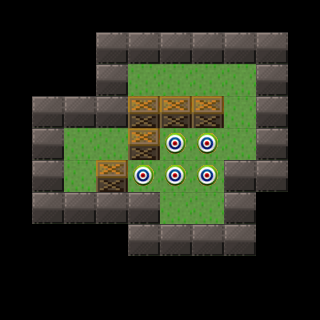

This is a level from a 2D game, rendered from its Tiled map with the project's own tilesets. A one-line summary and the complete map file follow:
An orthogonal 10x10 tile map with 32x32 px tiles, 1 tile layer (图块层 1), 4 tilesets.

<map version="1.10" tiledversion="1.12.2" orientation="orthogonal" renderorder="right-down" width="10" height="10" tilewidth="32" tileheight="32" infinite="0" nextlayerid="2" nextobjectid="1">
 <tileset firstgid="1" name="grass" tilewidth="32" tileheight="32" tilecount="1" columns="1">
  <image source="grass.png" width="32" height="32" />
 </tileset>
 <tileset firstgid="2" name="wall" tilewidth="32" tileheight="32" tilecount="1" columns="1">
  <image source="wall.png" width="32" height="32" />
 </tileset>
 <tileset firstgid="3" name="target" tilewidth="32" tileheight="32" tilecount="1" columns="1">
  <image source="target.png" width="32" height="32" />
 </tileset>
 <tileset firstgid="4" name="box" tilewidth="32" tileheight="32" tilecount="1" columns="1">
  <image source="box.png" width="32" height="32" />
 </tileset>
 <layer id="1" name="图块层 1" width="10" height="10">
  <data encoding="csv">
0,0,0,0,0,0,0,0,0,0,
0,0,0,2,2,2,2,2,2,0,
0,0,0,2,1,1,1,1,2,0,
0,2,2,2,4,4,4,1,2,0,
0,2,1,1,4,3,3,1,2,0,
0,2,1,4,3,3,3,2,2,0,
0,2,2,2,2,1,1,2,0,0,
0,0,0,0,2,2,2,2,0,0,
0,0,0,0,0,0,0,0,0,0,
0,0,0,0,0,0,0,0,0,0
</data>
 </layer>
</map>
